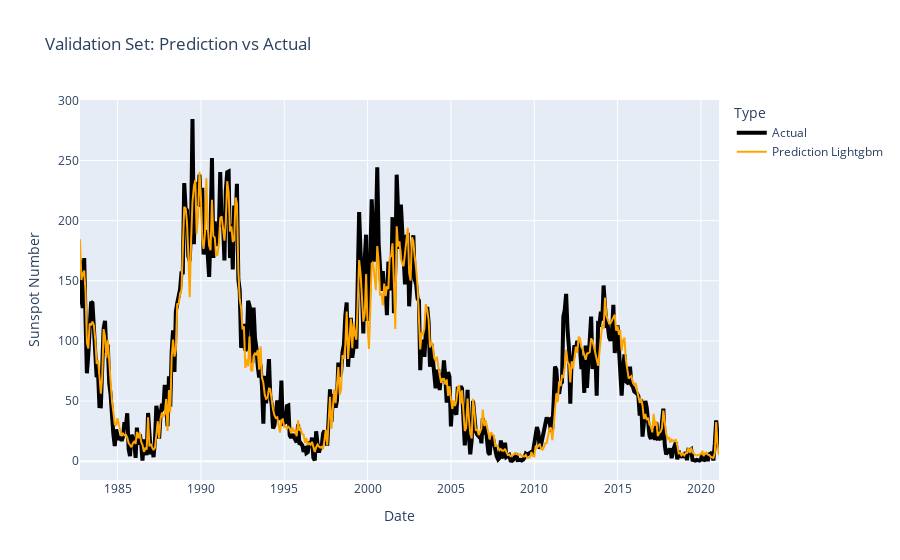

Source (notebook cell):
### Markdown cell above
Graph comparing actual and predicted values of the validation set

### Code cell
df_plot = pd.DataFrame({
    'Date': y_val.index,
    'Actual': y_val.values,
    'Prediction Lightgbm': y_pred_val
})


df_melt = df_plot.melt(id_vars='Date', value_vars=['Actual', 'Prediction Lightgbm'], 
                       var_name='Type', value_name='Sunspot Number')

fig = px.line(df_melt, x='Date', y='Sunspot Number', color='Type',
              title="Validation Set: Prediction vs Actual",
              labels={'Date': 'Date', 'Sunspot Number': 'Sunspot Number'})


fig.update_traces(selector=dict(name="Actual"), line=dict(width=4, color='black'))
fig.update_traces(selector=dict(name="Prediction Lightgbm"), line=dict(width=2, color='orange'))

fig.show()

### Figure 1 — Plotly figure (JSON) as saved in the notebook; plotly's stock layout.template omitted (floating-point values rounded to 4 significant figures; data arrays with more than 128 entries replaced by an {"elided": "..."} marker saying what was removed)
{"data": [{"hovertemplate": "Type=Actual<br>Date=%{x}<br>Sunspot Number=%{y}<extra></extra>", "legendgroup": "Actual", "line": {"color": "black", "dash": "solid", "width": 4}, "marker": {"symbol": "circle"}, "mode": "lines", "name": "Actual", "orientation": "v", "showlegend": true, "type": "scatter", "x": {"elided": "460 str values"}, "xaxis": "x", "y": {"elided": "460 float values"}, "yaxis": "y"}, {"hovertemplate": "Type=Prediction Lightgbm<br>Date=%{x}<br>Sunspot Number=%{y}<extra></extra>", "legendgroup": "Prediction Lightgbm", "line": {"color": "orange", "dash": "solid", "width": 2}, "marker": {"symbol": "circle"}, "mode": "lines", "name": "Prediction Lightgbm", "orientation": "v", "showlegend": true, "type": "scatter", "x": {"elided": "460 str values"}, "xaxis": "x", "y": {"elided": "460 float values"}, "yaxis": "y"}], "layout": {"legend": {"title": {"text": "Type"}, "tracegroupgap": 0}, "title": {"text": "Validation Set: Prediction vs Actual"}, "xaxis": {"anchor": "y", "domain": [0, 1], "title": {"text": "Date"}}, "yaxis": {"anchor": "x", "domain": [0, 1], "title": {"text": "Sunspot Number"}}}}
